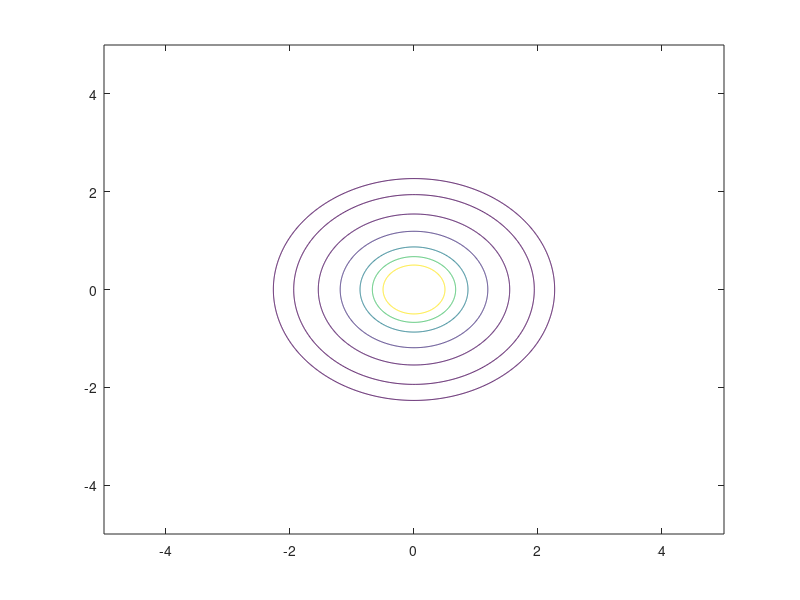

Recreate this plot in MATLAB. (Note: this script raises an error after producing the figure.)
clear;clc;close all;
mu = [0 0];
Sigma = [0.3 0; 0 0.3];

p = mvncdf([0 0],[1 1],mu,Sigma)

x1 = -5:.01:5;
x2 = -5:.01:5;
[X1,X2] = meshgrid(x1,x2);
X = [X1(:) X2(:)];

y = mvnpdf(X,mu,Sigma);
y = reshape(y,length(x2),length(x1));

[C,h] = contour(x1,x2,y,[0.0001 0.001 0.01 0.05 0.15 0.25 0.35]);
w = h.LineWidth;
h.LineWidth = 2;
xlabel('x')
ylabel('y')
axis square